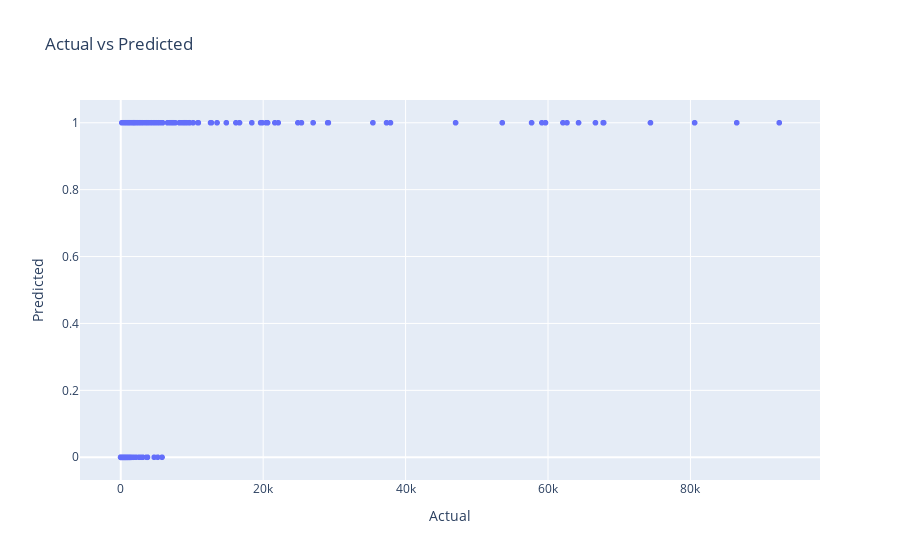

This figure's notebook cell:
### Code cell
fig = px.scatter(results_df, x='Actual', y='Predicted', title='Actual vs Predicted')
fig.update_layout(xaxis_title='Actual', yaxis_title='Predicted')
fig.show()

### Figure 1 — Plotly figure (JSON) as saved in the notebook; plotly's stock layout.template omitted (floating-point values rounded to 4 significant figures; data arrays with more than 128 entries replaced by an {"elided": "..."} marker saying what was removed)
{"data": [{"hovertemplate": "Actual=%{x}<br>Predicted=%{y}<extra></extra>", "legendgroup": "", "marker": {"color": "#636efa", "symbol": "circle"}, "mode": "markers", "name": "", "showlegend": false, "type": "scattergl", "x": {"elided": "5534 int values"}, "xaxis": "x", "y": {"elided": "5534 int values"}, "yaxis": "y"}], "layout": {"autosize": true, "legend": {"tracegroupgap": 0}, "title": {"text": "Actual vs Predicted"}, "xaxis": {"anchor": "y", "autorange": true, "domain": [0, 1], "range": [-5596.0, 98070.0], "title": {"text": "Actual"}, "type": "linear"}, "yaxis": {"anchor": "x", "autorange": true, "domain": [0, 1], "range": [-0.08252, 1.083], "title": {"text": "Predicted"}, "type": "linear"}}}
